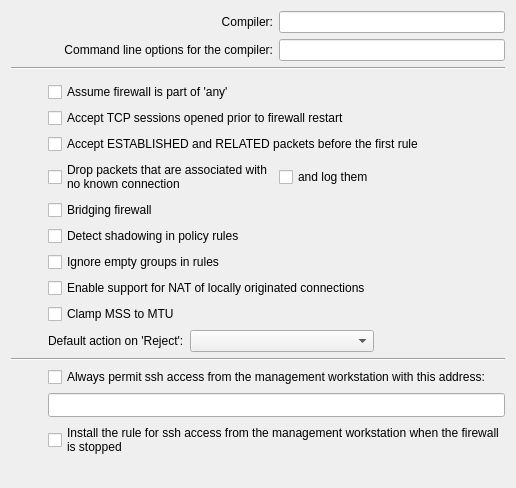
     <widget class="QWidget" name="tab0">
      <attribute name="title">
       <string>Compiler</string>
      </attribute>
      <layout class="QGridLayout" name="gridLayout_5">
       <item row="0" column="0" colspan="3">
        <widget class="QLabel" name="compilerLabel">
         <property name="text">
          <string>Compiler:</string>
         </property>
         <property name="alignment">
          <set>Qt::AlignmentFlag::AlignRight|Qt::AlignmentFlag::AlignTrailing|Qt::AlignmentFlag::AlignVCenter</set>
         </property>
         <property name="wordWrap">
          <bool>false</bool>
         </property>
        </widget>
       </item>
       <item row="0" column="3" colspan="2">
        <widget class="QLineEdit" name="compiler">
         <property name="maximumSize">
          <size>
           <width>32767</width>
           <height>22</height>
          </size>
         </property>
        </widget>
       </item>
       <item row="1" column="0" colspan="3">
        <widget class="QLabel" name="compilerArgsLabel">
         <property name="sizePolicy">
          <sizepolicy hsizetype="Expanding" vsizetype="Preferred">
           <horstretch>0</horstretch>
           <verstretch>0</verstretch>
          </sizepolicy>
         </property>
         <property name="text">
          <string>Command line options for the compiler:</string>
         </property>
         <property name="alignment">
          <set>Qt::AlignmentFlag::AlignRight|Qt::AlignmentFlag::AlignTrailing|Qt::AlignmentFlag::AlignVCenter</set>
         </property>
         <property name="wordWrap">
          <bool>false</bool>
         </property>
        </widget>
       </item>
       <item row="1" column="3" colspan="2">
        <widget class="QLineEdit" name="compilerArgs">
         <property name="maximumSize">
          <size>
           <width>32767</width>
           <height>22</height>
          </size>
         </property>
        </widget>
       </item>
       <item row="2" column="0" colspan="5">
        <widget class="Line" name="line4_2">
         <property name="frameShape">
          <enum>QFrame::Shape::HLine</enum>
         </property>
         <property name="frameShadow">
          <enum>QFrame::Shadow::Sunken</enum>
         </property>
         <property name="orientation">
          <enum>Qt::Orientation::Horizontal</enum>
         </property>
        </widget>
       </item>
       <item row="3" column="0" rowspan="2">
        <spacer name="verticalSpacer">
         <property name="orientation">
          <enum>Qt::Orientation::Vertical</enum>
         </property>
         <property name="sizeType">
          <enum>QSizePolicy::Policy::Maximum</enum>
         </property>
         <property name="sizeHint" stdset="0">
          <size>
           <width>0</width>
           <height>0</height>
          </size>
         </property>
        </spacer>
       </item>
       <item row="4" column="1" colspan="2">
        <widget class="QCheckBox" name="assumeFwIsPartOfAny">
         <property name="sizePolicy">
          <sizepolicy hsizetype="Minimum" vsizetype="Fixed">
           <horstretch>0</horstretch>
           <verstretch>0</verstretch>
          </sizepolicy>
         </property>
         <property name="text">
          <string>Assume firewall is part of 'any'</string>
         </property>
        </widget>
       </item>
       <item row="5" column="0" rowspan="6">
        <spacer>
         <property name="orientation">
          <enum>Qt::Orientation::Horizontal</enum>
         </property>
         <property name="sizeType">
          <enum>QSizePolicy::Policy::Maximum</enum>
         </property>
         <property name="sizeHint" stdset="0">
          <size>
           <width>30</width>
           <height>150</height>
          </size>
         </property>
        </spacer>
       </item>
       <item row="5" column="1" colspan="4">
        <widget class="QCheckBox" name="acceptSessions">
         <property name="sizePolicy">
          <sizepolicy hsizetype="Minimum" vsizetype="Fixed">
           <horstretch>0</horstretch>
           <verstretch>0</verstretch>
          </sizepolicy>
         </property>
         <property name="text">
          <string>Accept TCP sessions opened prior to firewall restart</string>
         </property>
        </widget>
       </item>
       <item row="6" column="1" colspan="4">
        <widget class="QCheckBox" name="acceptESTBeforeFirst">
         <property name="sizePolicy">
          <sizepolicy hsizetype="Minimum" vsizetype="Fixed">
           <horstretch>0</horstretch>
           <verstretch>0</verstretch>
          </sizepolicy>
         </property>
         <property name="text">
          <string>Accept ESTABLISHED and RELATED packets before the first rule</string>
         </property>
        </widget>
       </item>
       <item row="7" column="1" colspan="2">
        <widget class="QCheckBox" name="dropInvalid">
         <property name="text">
          <string>Drop packets that are associated with
no known connection</string>
         </property>
        </widget>
       </item>
       <item row="7" column="3">
        <widget class="QCheckBox" name="logInvalid">
         <property name="text">
          <string>and log them</string>
         </property>
        </widget>
       </item>
       <item row="7" column="4">
        <spacer>
         <property name="orientation">
          <enum>Qt::Orientation::Horizontal</enum>
         </property>
         <property name="sizeType">
          <enum>QSizePolicy::Policy::Expanding</enum>
         </property>
         <property name="sizeHint" stdset="0">
          <size>
           <width>80</width>
           <height>20</height>
          </size>
         </property>
        </spacer>
       </item>
       <item row="8" column="1" colspan="4">
        <widget class="QCheckBox" name="bridge">
         <property name="sizePolicy">
          <sizepolicy hsizetype="Minimum" vsizetype="Fixed">
           <horstretch>0</horstretch>
           <verstretch>0</verstretch>
          </sizepolicy>
         </property>
         <property name="text">
          <string>Bridging firewall</string>
         </property>
        </widget>
       </item>
       <item row="9" column="1" colspan="4">
        <widget class="QCheckBox" name="shadowing">
         <property name="sizePolicy">
          <sizepolicy hsizetype="Minimum" vsizetype="Fixed">
           <horstretch>0</horstretch>
           <verstretch>0</verstretch>
          </sizepolicy>
         </property>
         <property name="text">
          <string>Detect shadowing in policy rules</string>
         </property>
        </widget>
       </item>
       <item row="10" column="1" colspan="4">
        <widget class="QCheckBox" name="emptyGroups">
         <property name="sizePolicy">
          <sizepolicy hsizetype="Minimum" vsizetype="Fixed">
           <horstretch>0</horstretch>
           <verstretch>0</verstretch>
          </sizepolicy>
         </property>
         <property name="text">
          <string>Ignore empty groups in rules</string>
         </property>
        </widget>
       </item>
       <item row="11" column="1" colspan="4">
        <widget class="QCheckBox" name="localNAT">
         <property name="sizePolicy">
          <sizepolicy hsizetype="Minimum" vsizetype="Fixed">
           <horstretch>0</horstretch>
           <verstretch>0</verstretch>
          </sizepolicy>
         </property>
         <property name="text">
          <string>Enable support for NAT of locally originated connections</string>
         </property>
        </widget>
       </item>
       <item row="12" column="1" colspan="4">
        <widget class="QCheckBox" name="clampMSStoMTU">
         <property name="sizePolicy">
          <sizepolicy hsizetype="Minimum" vsizetype="Fixed">
           <horstretch>0</horstretch>
           <verstretch>0</verstretch>
          </sizepolicy>
         </property>
         <property name="toolTip">
          <string>This adds a rule on top of the policy with iptables target TCPMSS
and option --clamp-mss-to-pmtu. Generation of this command is
version-dependent and also depends on the setting of ip or ipv6 forwarding
in host settings dialog.
</string>
         </property>
         <property name="text">
          <string>Clamp MSS to MTU</string>
         </property>
        </widget>
       </item>
       <item row="13" column="1">
        <widget class="QLabel" name="textLabel9">
         <property name="text">
          <string>Default action on 'Reject':</string>
         </property>
         <property name="wordWrap">
          <bool>false</bool>
         </property>
        </widget>
       </item>
       <item row="13" column="2" colspan="2">
        <widget class="QComboBox" name="actionOnReject"/>
       </item>
       <item row="13" column="4">
        <spacer>
         <property name="orientation">
          <enum>Qt::Orientation::Horizontal</enum>
         </property>
         <property name="sizeType">
          <enum>QSizePolicy::Policy::Expanding</enum>
         </property>
         <property name="sizeHint" stdset="0">
          <size>
           <width>72</width>
           <height>20</height>
          </size>
         </property>
        </spacer>
       </item>
       <item row="14" column="0" colspan="5">
        <widget class="Line" name="line4">
         <property name="frameShape">
          <enum>QFrame::Shape::HLine</enum>
         </property>
         <property name="frameShadow">
          <enum>QFrame::Shadow::Sunken</enum>
         </property>
         <property name="orientation">
          <enum>Qt::Orientation::Horizontal</enum>
         </property>
        </widget>
       </item>
       <item row="15" column="0" rowspan="2">
        <spacer>
         <property name="orientation">
          <enum>Qt::Orientation::Horizontal</enum>
         </property>
         <property name="sizeType">
          <enum>QSizePolicy::Policy::Fixed</enum>
         </property>
         <property name="sizeHint" stdset="0">
          <size>
           <width>30</width>
           <height>50</height>
          </size>
         </property>
        </spacer>
       </item>
       <item row="15" column="1" colspan="4">
        <widget class="QCheckBox" name="mgmt_ssh">
         <property name="text">
          <string>Always permit ssh access from the management workstation with this address:</string>
         </property>
        </widget>
       </item>
       <item row="16" column="1" colspan="4">
        <widget class="QLineEdit" name="mgmt_addr">
         <property name="sizePolicy">
          <sizepolicy hsizetype="Expanding" vsizetype="Fixed">
           <horstretch>0</horstretch>
           <verstretch>0</verstretch>
          </sizepolicy>
         </property>
         <property name="maximumSize">
          <size>
           <width>32767</width>
           <height>32767</height>
          </size>
         </property>
        </widget>
       </item>
       <item row="17" column="1" colspan="4">
        <widget class="QCheckBox" name="add_mgmt_ssh_rule_when_stoped">
         <property name="text">
          <string>Install the rule for ssh access from the management workstation when the firewall
is stopped</string>
         </property>
        </widget>
       </item>
       <item row="18" column="1">
        <spacer>
         <property name="orientation">
          <enum>Qt::Orientation::Vertical</enum>
         </property>
         <property name="sizeType">
          <enum>QSizePolicy::Policy::Expanding</enum>
         </property>
         <property name="sizeHint" stdset="0">
          <size>
           <width>20</width>
           <height>20</height>
          </size>
         </property>
        </spacer>
       </item>
      </layout>
     </widget>
